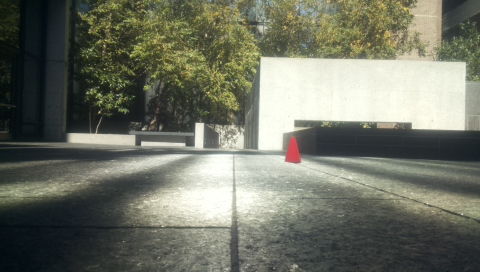
#> input picture pics/X3big_Y1smallR_north.jpg, 480 x 272 px
$ python test.py
#> lines starting #> are read from the running program, lines starting #| are printed output that depends on the picture; after the words box and inside, x2 and y2 are one past the last pixel; in counts of white or black regions, pixels touching at a corner belong together
import cv2
import numpy as np
import matplotlib.pyplot as plt


def nothing(x):
    pass


# read in image and save a version in hsv space
image = cv2.imread("pics/X3big_Y1smallR_north.jpg")
#> image is the input picture: shape (272, 480, 3); mean B, G, R 100.7, 114.4, 111.5
hsv = cv2.cvtColor(image, cv2.COLOR_BGR2HSV)
#> hsv: shape (272, 480, 3); mean H, S, V 51.5, 48.6, 115.7

h, s, v = cv2.split(hsv)

# this line here equalizes the images.
h, s, v = cv2.equalizeHist(h), cv2.equalizeHist(s), cv2.equalizeHist(v)
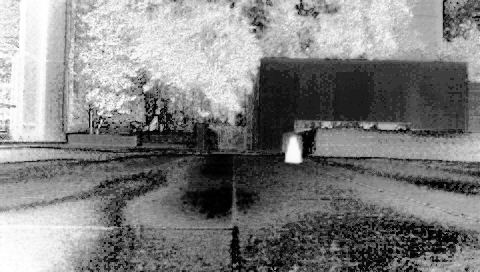
#> s: shape (272, 480); min 0, max 255, mean 129.2
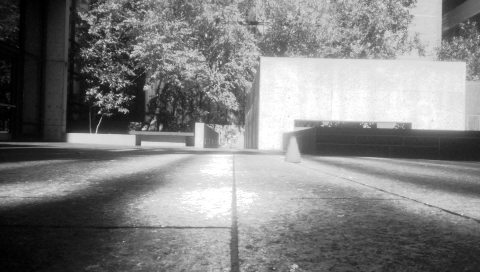
#> v: shape (272, 480); min 0, max 255, mean 128.1

# sets up the track bars for our sliders
# cv2.namedWindow("imageRGB")
cv2.namedWindow("imageHSV")

cv2.createTrackbar('H_Low', 'imageHSV', 0, 255, nothing)
cv2.createTrackbar('H_High', 'imageHSV', 0, 255, nothing)
cv2.createTrackbar('S_Low', 'imageHSV', 0, 255, nothing)
cv2.createTrackbar('S_High', 'imageHSV', 0, 255, nothing)
cv2.createTrackbar('V_Low', 'imageHSV', 0, 255, nothing)
cv2.createTrackbar('V_High', 'imageHSV', 0, 255, nothing)

while (1):
    # get the values at the track bars for our threshold
    hlow = cv2.getTrackbarPos('H_Low', 'imageHSV')
    slow = cv2.getTrackbarPos('S_Low', 'imageHSV')
    vlow = cv2.getTrackbarPos('V_Low', 'imageHSV')

    hhigh = cv2.getTrackbarPos('H_High', 'imageHSV')
    shigh = cv2.getTrackbarPos('S_High', 'imageHSV')
    vhigh = cv2.getTrackbarPos('V_High', 'imageHSV')

    threshH = cv2.bitwise_not(cv2.inRange(h, hlow, hhigh))
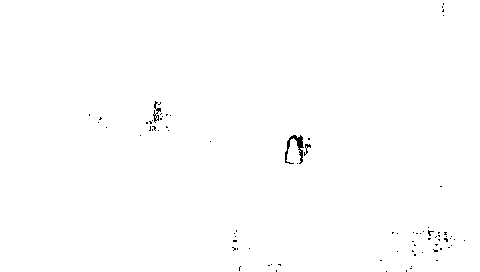
#> threshH: shape (272, 480); 99.6% white; black in thin lines or dots, all inside (x1, y1, x2, y2) = (89, 3, 465, 272)
    threshS = cv2.inRange(s, slow, shigh)
    threshV = cv2.inRange(v, vlow, vhigh)
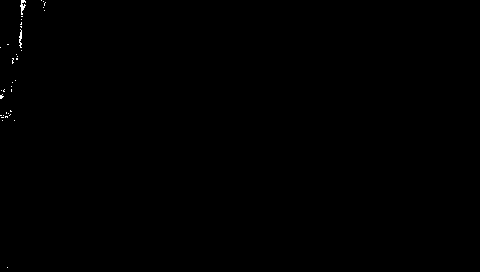
#> threshV: shape (272, 480); 0.12% white in thin lines or dots, all inside (x1, y1, x2, y2) = (0, 0, 46, 268)
    combined_total = threshH & threshV & threshS
#> combined_total: shape (272, 480); every value is 0

    # stack the images so that we can see them in one window
    hsv = np.hstack((h, s, v))
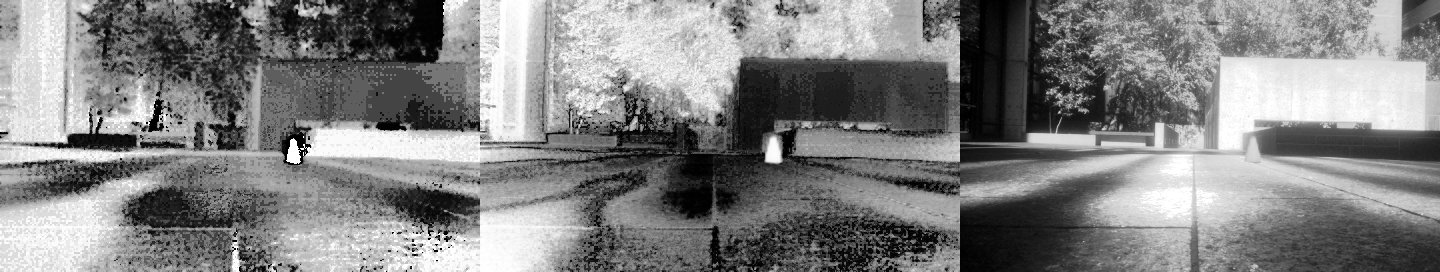
#> hsv: shape (272, 1440); min 0, max 255, mean 129.8
    hsv_thresh = np.hstack((threshH, threshS, threshV))
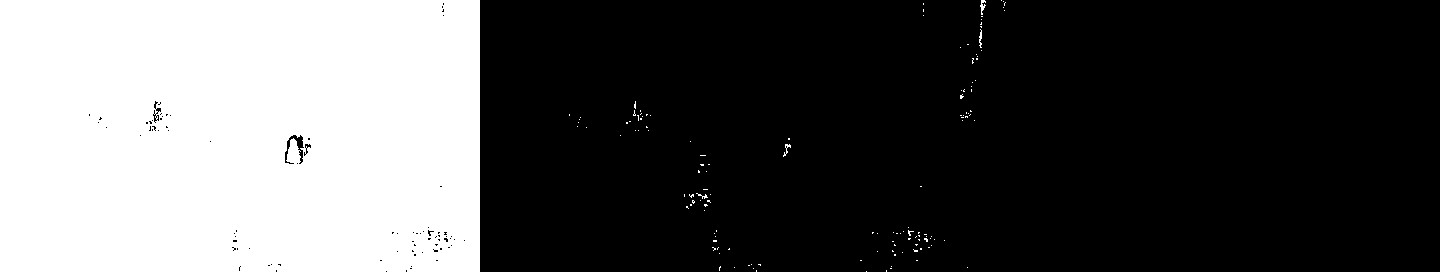
#> hsv_thresh: shape (272, 1440); 33.3% white; 135 white regions (130 under 20 px), largest, box (x1, y1, x2, y2) and area: (0, 0, 480, 272) 130051, (980, 0, 986, 15) 45, (979, 29, 982, 48) 35, (783, 144, 791, 157) 34, (696, 193, 708, 199) 24
    hsv_stack = np.vstack((hsv, hsv_thresh))
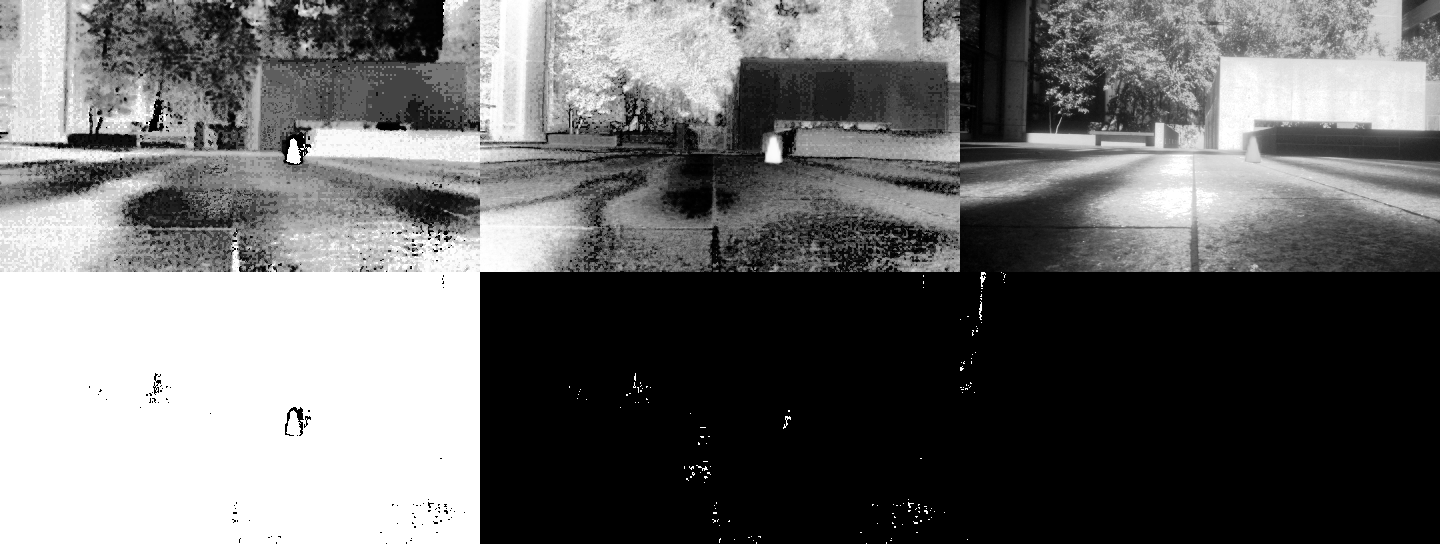
#> hsv_stack: shape (544, 1440); min 0, max 255, mean 107.4

    final = np.hstack(combined_total)

    cv2.imshow('imageHSV', hsv_stack)
    cv2.imshow('combined', combined_total)
    k = cv2.waitKey(1) & 0xFF
#> (key Esc is pressed here)

$ run again, with pics/X3big_Y0smallR_north.jpg copied over pics/X3big_Y1smallR_north.jpg
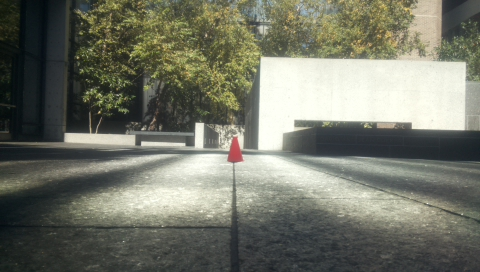
#> input picture pics/X3big_Y0smallR_north.jpg, 480 x 272 px
#> image is the input picture: shape (272, 480, 3); mean B, G, R 103.8, 116.7, 114.5
#> `threshH = cv2.bitwise_not(cv2.inRange(h, hlow, hhigh))`:
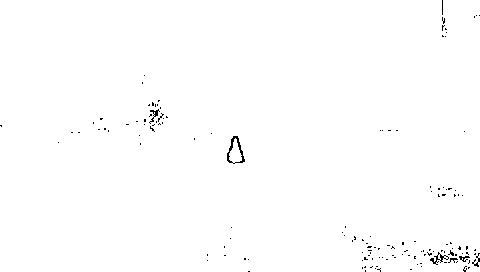
#> threshH: shape (272, 480); 99.4% white; black in thin lines or dots
#> threshS: shape (272, 480); 0.46% white in thin lines or dots
#> threshV: shape (272, 480); 0.1% white in thin lines or dots, all inside (x1, y1, x2, y2) = (0, 0, 44, 120)
#> combined_total: shape (272, 480); every value is 0
#> hsv_thresh: shape (272, 1440); 33.3% white; 201 white regions (196 under 20 px), largest, box (x1, y1, x2, y2) and area: (0, 0, 482, 272) 129782, (910, 252, 929, 265) 73, (952, 253, 960, 267) 38, (939, 256, 950, 262) 33, (928, 258, 938, 263) 22
#> `hsv_stack = np.vstack((hsv, hsv_thresh))`:
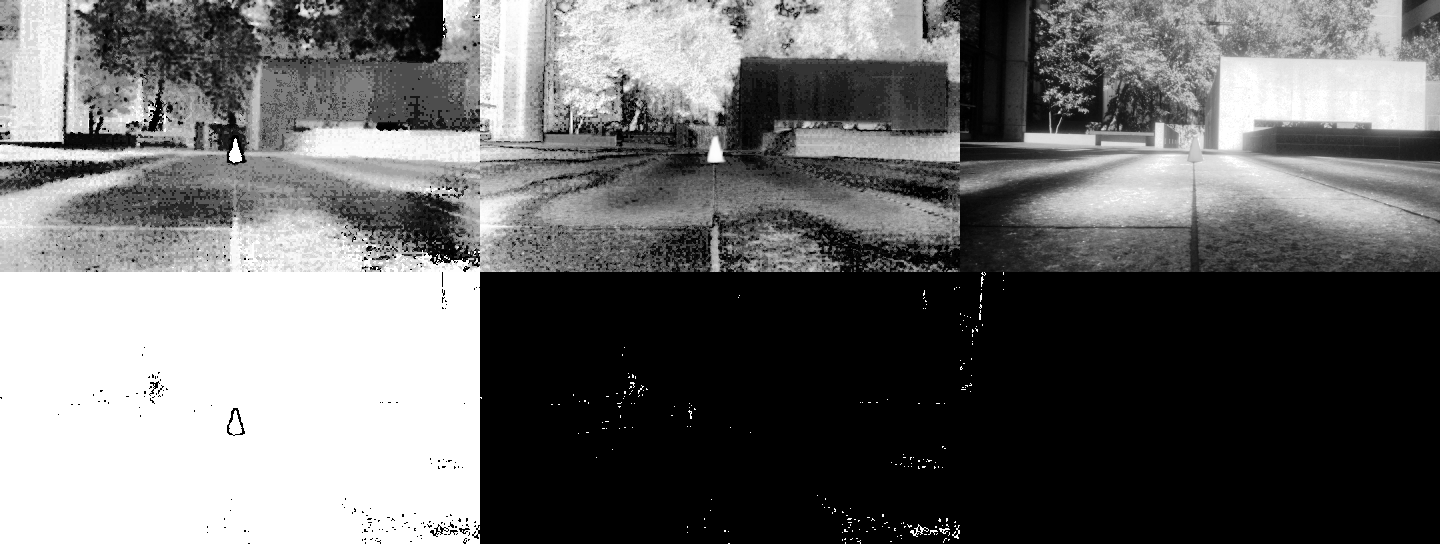
#> hsv_stack: shape (544, 1440); min 0, max 255, mean 107.3
